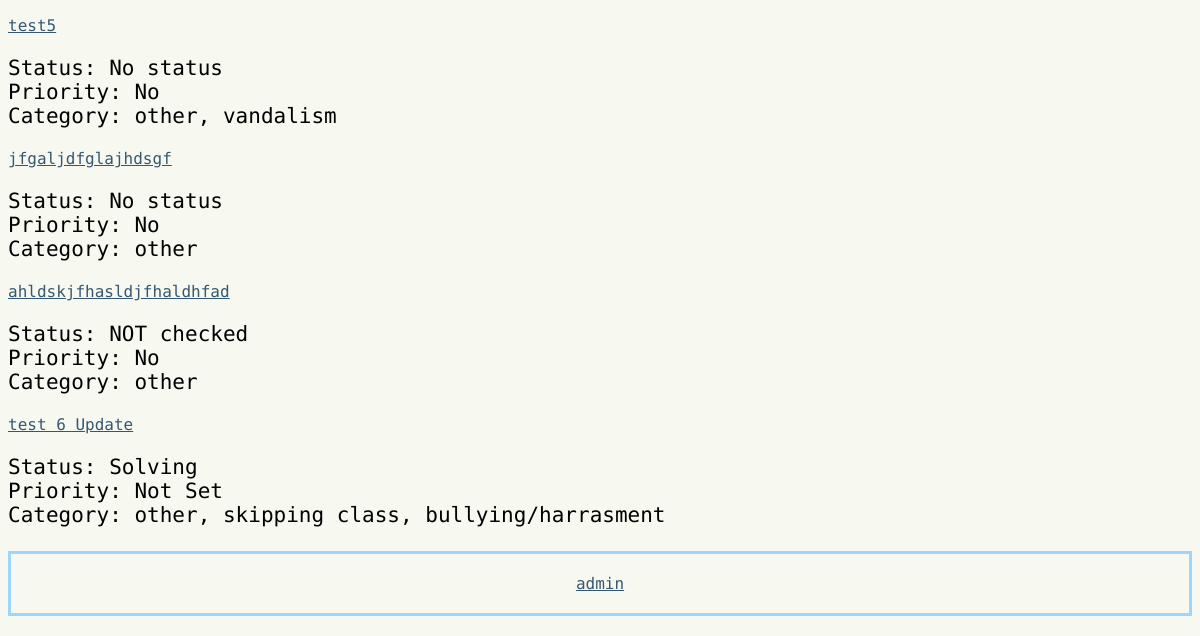
Before: /view (lower part) with the older database file.
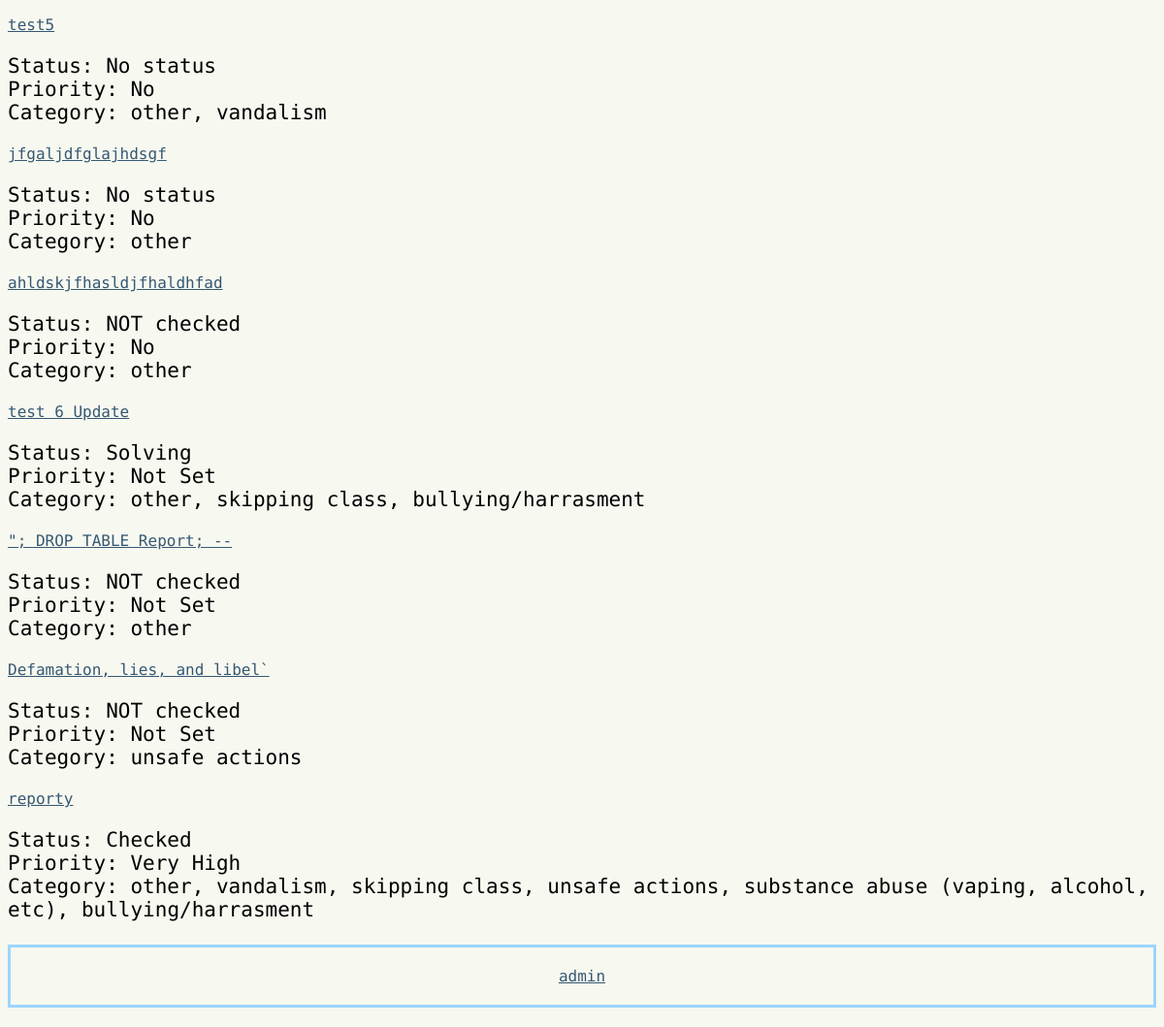
After: the same page with the newer database file.
### routes.py (models this page shows)
class Reports(db.Model):
    __tablename__ = "Reports"
    report_id = db.Column(db.Integer, primary_key=True)
    report_title = db.Column(db.String, nullable=False)
    report_detail = db.Column(db.String, nullable=False)
    report_time = db.Column(db.String, nullable=False)
    status_id = db.Column(db.Integer, db.ForeignKey("Status.status_id"), nullable=True)
    status = db.relationship("Status", backref="reports")
    priority_id = db.Column(db.Integer, db.ForeignKey("Priority.priority_id"), nullable=True)
    priority = db.relationship("Priority", backref="reports")
    types = db.relationship("Type", secondary=Report_Type, backref="reports")

class Type(db.Model):
    __tablename__ = "Type"
    type_id = db.Column(db.Integer, primary_key=True)
    type = db.Column(db.String, nullable=False)

class Status(db.Model):
    __tablename__ = "Status"
    status_id = db.Column(db.Integer, primary_key=True)
    status = db.Column(db.String, nullable=False)

class Priority(db.Model):
    __tablename__ = "Priority"
    priority_id = db.Column(db.Integer, primary_key=True)
    priority = db.Column(db.String, nullable=False)

### routes.py (the view)
@app.route("/view", methods=["GET"])
def view():
    sort = request.args.get("sort", "original")
    if sort == "status":
        reports = Reports.query.join(Status).order_by(Status.status.asc()).all()
    elif sort == "type":
        reports = Reports.query.join(Reports.types).order_by(Type.type.asc()).all()
    elif sort == "priority":
        reports = Reports.query.join(Priority).order_by(Priority.priority.asc()).all()
    else:
        reports = Reports.query.order_by(Reports.report_id.asc()).all()
    status = Status.query.all()
    types = Type.query.all()
    priority = Priority.query.all()
    return render_template(
        "view.html", reports=reports, status=status, types=types, sort=sort, priority=priority
    )

### templates/view.html (shortened to what this page needs)
{% extends "layout.html" %}
{% block content %}
{% for report in reports %}
    <a href="http://127.0.0.1:5000/edit/{{ report.report_id }}">{{ report.report_title }}</a>
    <p>
    Status:
    {% if report.status %}
        {{ report.status.status }}
    {% else %}
        No status
    {% endif %}
    <br>
        Priority:
    {% if report.priority %}
        {{ report.priority.priority }}
    {% else %}
        No
    {% endif %}
    <br>
    Category:
    {% if report.types %}
        {% for t in report.types %}
            {{ t.type }}{% if not loop.last %}, {% endif %}
        {% endfor %}
    {% else %}
        No type
    {% endif %}
    </p>
{% endfor %}
{% endblock %}

### templates/layout.html (shortened to what this page needs)
<!DOCTYPE html>
<html lang="en">
<head>
    <link rel="stylesheet" href="../static/style.css">
</head>
<body>
    <main>
        {% block content %}
        {% endblock %}
    </main>
    <footer>{% include "footer.html" %}</footer>
</body>
</html>

### templates/footer.html
<div class="footer">
    <a href="http://127.0.0.1:5000/view">admin</a>
</div>

### static/style.css (style rules this page uses)
a { color: #355872; font-family: "Victor Mono", monospace; }
p { font-family: "Victor Mono", monospace; font-size: 21px; }
body { background-color: #F7F8F0; }
footer { margin-top: 2%; border: 3px solid #9CD5FF; text-align: center; font-family: "Victor Mono", monospace; padding: 20px; margin-bottom: 20px; }

Changed rows visible on the page:
added Reports: report_title "\"; DROP TABLE Report; --", status.status "NOT checked", priority.priority "Not Set", Type (type "other")
added Reports: report_title "Defamation, lies, and libel`", status.status "NOT checked", priority.priority "Not Set"
now on this page (row unchanged): Type: type "unsafe actions"
added Reports: report_title "reporty", status.status "Checked", priority.priority "Very High", Type (type "other"), Type (type "vandalism"), Type (type "skipping class"), Type (type "bullying/harrasment")
now on this page (row unchanged): Type: type "substance abuse (vaping, alcohol, etc)", shown under "reporty"
